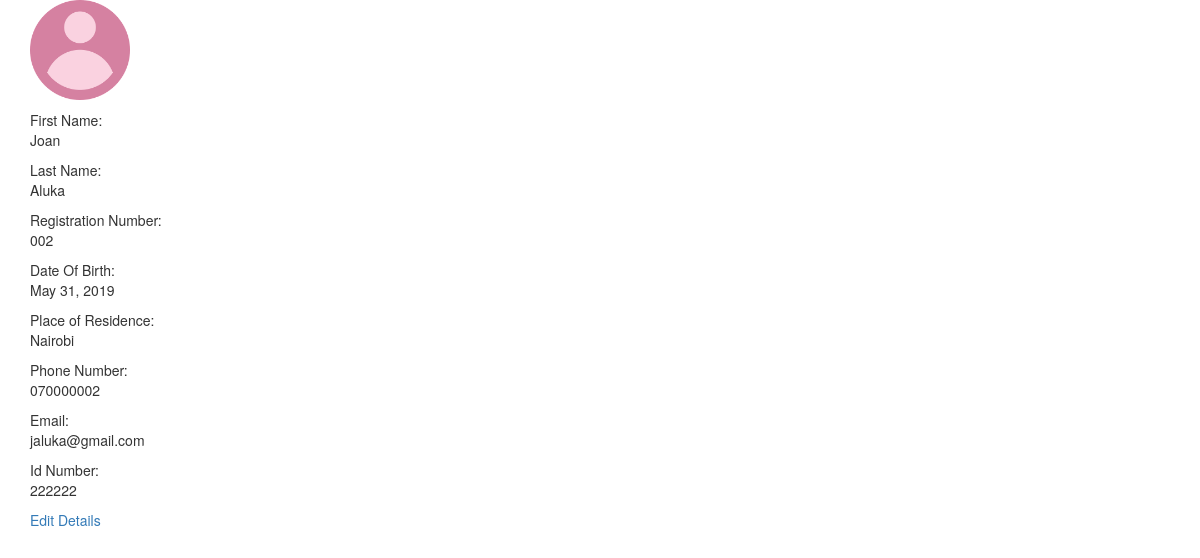
The page /student/detail/3/ on the database its author committed.
### student/models.py (models this page shows, shortened)
class Student(models.Model):
    first_name = models.CharField(max_length=50)
    last_name = models.CharField(max_length=50)
    date_of_birth = models.DateField()
    registration_number = models.CharField(max_length=50)
    place_of_residence = models.CharField(max_length=50)
    phone_number = models.CharField(max_length=50)
    email = models.EmailField(max_length=50)
    guardian_phone = models.CharField(max_length=50)
    id_number = models.IntegerField()
    date_joined = models.DateField()
    profile_picture = models.ImageField(upload_to="student_image",blank=True,null=True)
    course = models.ManyToManyField(Course,blank=False,related_name="students")
    def get_age(self):
        today = datetime.date.today()
        return today.year-self.date_of_birth.year
    age = property(get_age)

### student/views.py (the view)
# urls.py: path("detail/<int:pk>/",student_detail,name="student_detail"),
def student_detail(request, pk):
	student = Student.objects.get(pk=pk)
	return render (request,"student_detail.html",{"student":student})

### student/templates/student_detail.html (shortened to what this page needs)
<!DOCTYPE html>
<html>
<head>
	<link rel="stylesheet" href="https://maxcdn.bootstrapcdn.com/bootstrap/3.4.0/css/bootstrap.min.css">
</head>
<body>
	<div class="container">
	<img src="{{student.profile_picture.url}}">
	<p><div class="first">First Name:</div>{{student.first_name}}</p>
	<p><div class="last">Last Name:</div>{{student.last_name}}</p>
	<p><div class="reg">Registration Number:</div>{{student.registration_number}}</p>
	<p><div class="date">Date Of Birth:</div>{{student.date_of_birth}}</p>
	<p><div class="res">Place of Residence:</div>{{student.place_of_residence}}</p>
	<p><div class="no">Phone Number:</div>{{student.phone_number}}</p>
	<p><div class="email">Email:</div>{{student.email}}</p>
	<p><div class="id">Id Number:</div>{{student.id_number}}</p>
	<td><a href="/student/edit/{{student.pk}}/">Edit Details</a></td>
	</div>
</body>
</html>

### student/templates/student_detail.html (style rules this page uses)
img { width: 100px; height: 100px; }

### rows shown on the page
Student: profile_picture (picture), first_name "Joan", last_name "Aluka", registration_number "002", date_of_birth "May 31, 2019", place_of_residence "Nairobi", phone_number "070000002", email "jaluka@gmail.com", id_number "222222"
